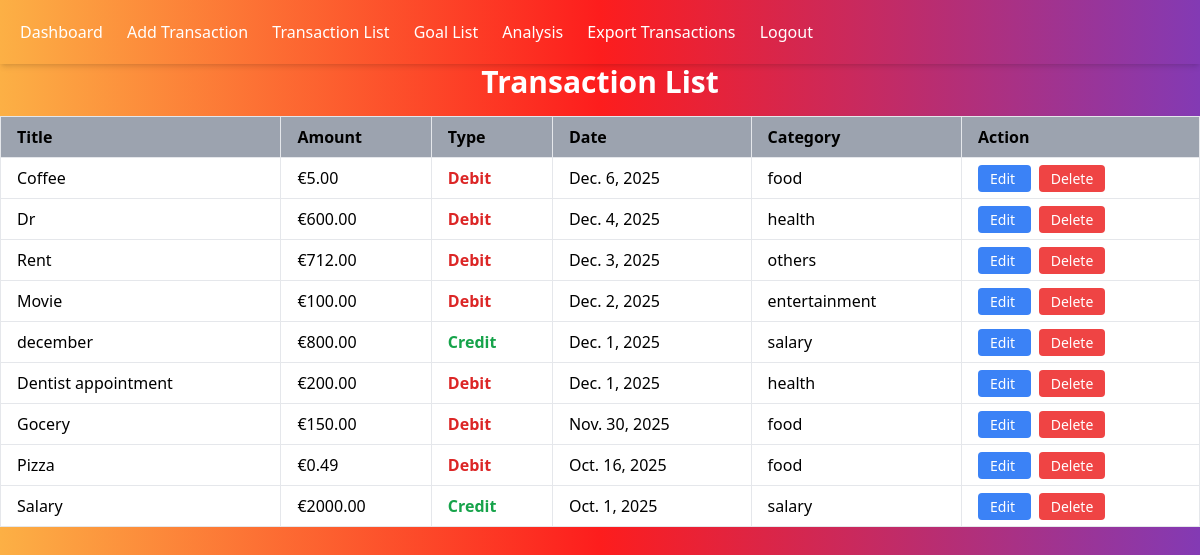
Screenshot of /finance/transactions/ (signed in) with the database file from the repository.
### finance/models.py (models this page shows, shortened)
class Trans(models.Model):
    TRANSACTION_TYPES = [
        ("income", "Income"),
        ("expense", "Expense"),
    ]
    CATEGORY_CHOICES = [
        ("salary", "Salary"),
        ("business", "Business"),
        ("food", "Food"),
        ("entertainment", "Entertainment"),
        ("utilities", "Utilities"),
        ("transportation", "Transportation"),
        ("health", "Health"),
        ("others", "Others"),
    ]
    user = models.ForeignKey(User, on_delete=models.CASCADE)
    title = models.CharField(max_length=100)
    amount = models.DecimalField(max_digits=10, decimal_places=2)
    transaction_type = models.CharField(max_length=10, choices=TRANSACTION_TYPES)
    date = models.DateField()
    category = models.CharField(max_length=50, choices=CATEGORY_CHOICES)

### finance/views.py (the view)
# urls.py: path("transactions/", TransactionListView.as_view(), name="transaction_list"),
class TransactionListView(LoginRequiredMixin, View):
    def get(self, request):
        transactions = Trans.objects.filter(user=request.user).order_by('-date')
        return render(request, 'finance/transaction_lists.html', {
            'transactions': transactions
        })

### finance/templates/finance/transaction_lists.html (shortened to what this page needs)
{%extends "finance/base.html" %}
{% block content %}
<h1 class  = "text-3xl font-bold text-center text-white">Transaction List</h1>
<table class = "min-w-full table-auto border-collapse border-gray-200 mt-4 bg-white">
    <thead>
        <tr class = "bg-gray-400">
            <th class = "border px-4 py-2 text-left">Title</th>
            <th class = "border px-4 py-2 text-left">Amount</th>
            <th class = "border px-4 py-2 text-left">Type</th>
            <th class = "border px-4 py-2 text-left">Date</th>
            <th class = "border px-4 py-2 text-left">Category</th>
            <th class = "border px-4 py-2 text-left">Action</th>
        </tr>
    </thead>
<tbody>
    {% for transaction in transactions %}
    <tr class = "hover:bg-gray-200">
        <td class = "border px-4 py-2">{{ transaction.title }}</td>
        <td class = "border px-4 py-2">€{{ transaction.amount }}</td>
        <td class = "border px-4 py-2">
            {% if transaction.transaction_type == 'income' %}
                <span class="text-green-600 font-bold">Credit</span>
            {% else %}
                <span class="text-red-600 font-bold">Debit</span>
            {% endif %}
        </td>
        <td class = "border px-4 py-2">{{ transaction.date }}</td>
        <td class = "border px-4 py-2">{{ transaction.category }}</td>
        <td class="border px-4 py-2 space-x-2">
        <a href="{% url 'transaction_edit' transaction.id %}" class="bg-blue-500 text-white px-3 py-1 rounded hover:bg-blue-600 text-sm">
        Edit
        </a>
        <a href="{% url 'transaction_delete' transaction.id %}" class="bg-red-500 text-white px-3 py-1 rounded hover:bg-red-600 text-sm">
        Delete
        </a>
        </td>
    </tr>
    {% endfor %}
</tbody>
</table>
{%endblock content %}

### rows the page displays
Trans: transaction_type "Debit"
Trans: transaction_type "Debit"
Trans: transaction_type "Debit"
Trans: transaction_type "Debit"
Trans: transaction_type "Credit"
Trans: transaction_type "Debit"
Trans: transaction_type "Debit"
Trans: transaction_type "Debit"
Trans: transaction_type "Credit"
